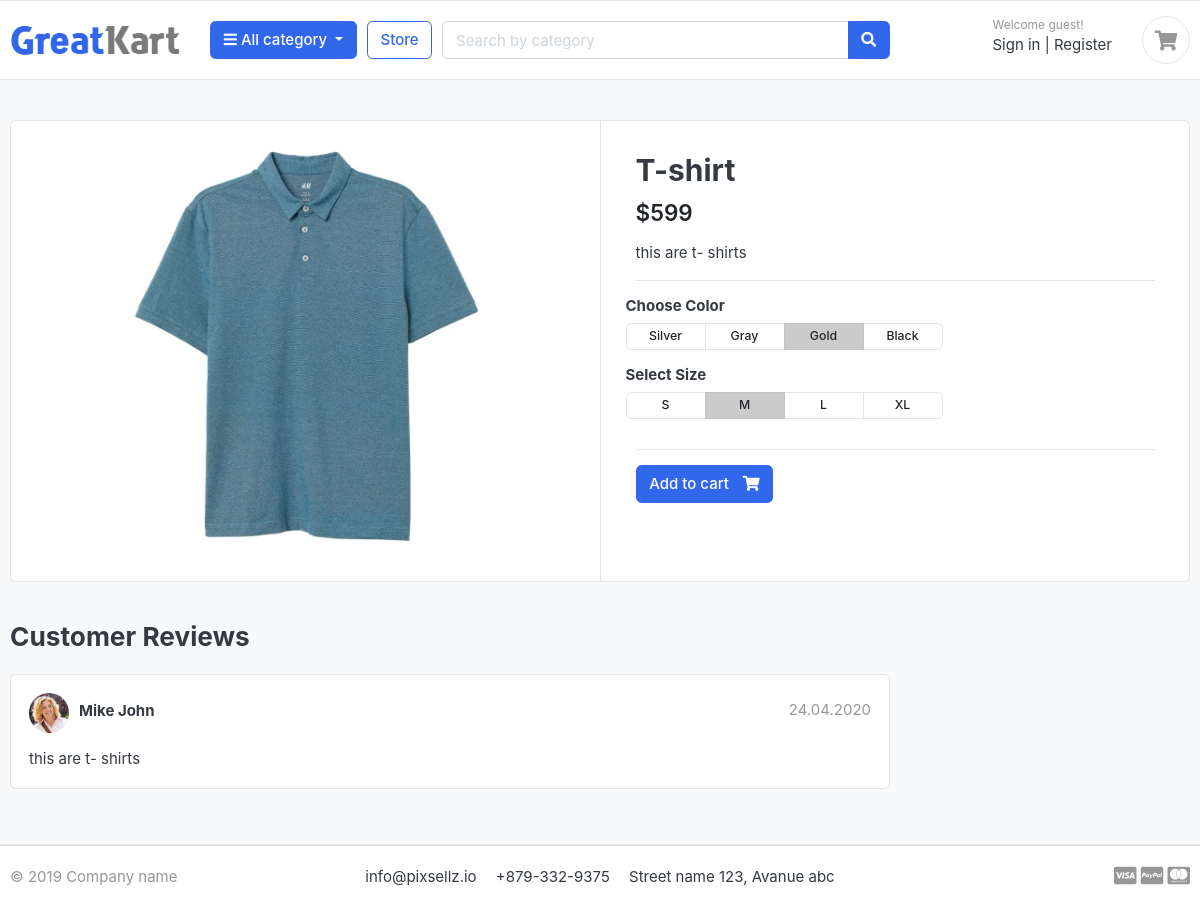
The page /store/fashion/t-shirt/ on the database its author committed.
### store/models.py (models this page shows, shortened)
class Product(models.Model):
    product_name = models.CharField(max_length=200, unique=True)
    slug = models.SlugField(max_length=200, unique=True)
    description = models.TextField(max_length=500, blank=True)
    price = models.IntegerField()
    images = models.ImageField(upload_to='photos/products')
    stock = models.IntegerField()
    is_available = models.BooleanField(default=True)
    category = models.ForeignKey(Category, on_delete=models.CASCADE)
    created_date = models.DateTimeField(auto_now_add=True)
    modified_date = models.DateTimeField(auto_now=True)

### store/views.py (the view)
# urls.py: path('<slug:category_name>/<slug:product_name>/', views.product_detail, name='product_detail'),
def product_detail(request, category_name=None, product_name=None):
    try:
        single_product = Product.objects.get(category__slug=category_name, slug=product_name)
        in_cart = CartItem.objects.filter(cart__cart_id=_cart_id(request), product=single_product).exists()
    except Exception as e:
        raise e
    context = {'single_product': single_product,
               'in_cart': in_cart}
    return render(request, 'product_detail.html', context)

### cart/views.py (called while the page is built)
def _cart_id(request):
    cart = request.session.session_key # session key (unique)
    if not cart:
        cart = request.session.create()
    return cart

### templates/product_detail.html
{% extends 'base.html' %}
{% load static %}
{% block content %}
<section class="section-content padding-y bg">
    <div class="container">
        <div class="card">
            <div class="row no-gutters">
                <aside class="col-md-6">
                    <article class="gallery-wrap">
                        <div class="img-big-wrap">
                            <a href="#"><img src="{{ single_product.images.url }}"></a>
                        </div>
                    </article>
                </aside>
                <main class="col-md-6 border-left">
                    <article class="content-body">
                        <h2 class="title">{{ single_product.product_name }}</h2>
                        <div class="mb-3">
                            <var class="price h4">${{ single_product.price }}</var>
                        </div>
                        <p>{{ single_product.description }}</p>
                        <hr>
                        <div class="row">
                            <div class="item-option-select">
                                <h6>Choose Color</h6>
                                <div class="btn-group btn-group-sm btn-group-toggle" data-toggle="buttons">
                                    <label class="btn btn-light">
                                        <input type="radio" name="radio_color"> Silver
                                    </label>
                                    <label class="btn btn-light">
                                        <input type="radio" name="radio_color"> Gray
                                    </label>
                                    <label class="btn btn-light active">
                                        <input type="radio" name="radio_color checked"> Gold
                                    </label>
                                    <label class="btn btn-light">
                                        <input type="radio" name="radio_color"> Black
                                    </label>
                                </div>
                            </div>
                        </div>
                        <div class="row">
                            <div class="item-option-select">
                                <h6>Select Size</h6>
                                <div class="btn-group btn-group-sm btn-group-toggle" data-toggle="buttons">
                                    <label class="btn btn-light">
                                        <input type="radio" name="radio_color"> S
                                    </label>
                                    <label class="btn btn-light active">
                                        <input type="radio" name="radio_color" checked> M
                                    </label>
                                    <label class="btn btn-light">
                                        <input type="radio" name="radio_color"> L
                                    </label>
                                    <label class="btn btn-light">
                                        <input type="radio" name="radio_color"> XL
                                    </label>
                                </div>
                            </div>
                        </div>
                        <hr>
                        {% if single_product.stock <= 0 %}
                            <h5 class="text-danger">Out Of Stock</h5>
                        {% else %}
                            {% if in_cart %}
                                <a href="#" class="btn  btn-success"> <span class="text">Added to cart</span><i class="fas fa-check"></i> </a>
                                <a href="{% url 'cart' %}" class="btn  btn-outline-primary"> <span class="text">View cart</span><i class="fas fa-eye"></i> </a>
                            {% else %}
                                <a href="{% url 'add_cart' single_product.id %}" class="btn  btn-primary"> <span class="text">Add to cart</span>
                                <i class="fas fa-shopping-cart"></i> </a>
                            {% endif %}
                        {% endif %}
                    </article>
                </main>
            </div>
        </div>
        <br>
        <div class="row">
            <div class="col-md-9">
                <header class="section-heading">
                    <h3>Customer Reviews </h3>
                </header>
                <article class="box mb-3">
                    <div class="icontext w-100">
                        <img src="{% static './images/avatars/avatar1.jpg' %}" class="img-xs icon rounded-circle">
                        <div class="text">
                            <span class="date text-muted float-md-right">24.04.2020</span>
                            <h6 class="mb-1">Mike John </h6>
                        </div>
                    </div>
                    <div class="mt-3">
                        <p>{{ single_product.description }}</p>
                    </div>
                </article>
            </div>
        </div>
    </div>
</section>
</body>
</html>
{% endblock %}

### static/css/ui.css (style rules this page uses)
html { font-family: "Inter", sans-serif; font-size: 15px; }
.content-body { flex: 1 1 auto; padding: 2rem 2.3rem; }
.img-xs, .img-sm, .img-md, .img-lg { -o-object-fit: cover; object-fit: cover; flex-shrink: 0; flex-grow: 0; }
.img-xs { width: 40px; height: 40px; }
.padding-y { padding-top: 40px; padding-bottom: 40px; }
var { font-style: normal; }
article:after, .form-group:after { display: block; clear: both; content: ""; }
.bg { background-color: #f8f9fa; }
.section-heading { margin-bottom: 20px; margin-top: 15px; }
p:last-child { margin-bottom: 0; }
.btn-light { background-color: #fff; border-color: #e4e4e4; }
.btn .text + i { margin-left: 10px; }
.icontext { display: inline-flex; align-items: center; vertical-align: middle; }
.icontext .text { width: 100%; line-height: 1.2; }
.icontext .icon { position: relative; margin-right: 10px; flex-shrink: 0; flex-grow: 0; }
.price { font-weight: 600; color: #212529; }
.box { padding: 18px; background: #fff; border-radius: 0.37rem; border: 1px solid #e4e4e4; }
.box img { max-width: 100%; }
.gallery-wrap .img-big-wrap { margin-bottom: 10px; border-radius: 0.37rem; overflow: hidden; background-color: #fff; }
.gallery-wrap .img-big-wrap a { text-align: center; display: block; }
.gallery-wrap .img-big-wrap img { height: 450px; width: auto; display: inline-block; }
.item-option-select { margin-bottom: 1rem; display: inline-block; margin-right: 15px; }
.item-option-select .btn { min-width: 80px; }

### rows shown on the page
Product: images (picture), product_name "T-shirt", price "599", description "this are t- shirts"
